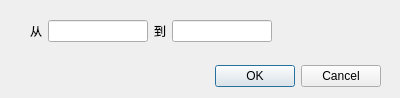
<?xml version="1.0" encoding="UTF-8"?>
<ui version="4.0">
 <class>dlgfromto</class>
 <widget class="QDialog" name="dlgfromto">
  <property name="geometry">
   <rect>
    <x>0</x>
    <y>0</y>
    <width>400</width>
    <height>98</height>
   </rect>
  </property>
  <property name="windowTitle">
   <string>请选择页面区间</string>
  </property>
  <widget class="QDialogButtonBox" name="buttonBox">
   <property name="geometry">
    <rect>
     <x>40</x>
     <y>60</y>
     <width>341</width>
     <height>32</height>
    </rect>
   </property>
   <property name="orientation">
    <enum>Qt::Horizontal</enum>
   </property>
   <property name="standardButtons">
    <set>QDialogButtonBox::Cancel|QDialogButtonBox::Ok</set>
   </property>
  </widget>
  <widget class="QWidget" name="layoutWidget">
   <property name="geometry">
    <rect>
     <x>30</x>
     <y>20</y>
     <width>356</width>
     <height>22</height>
    </rect>
   </property>
   <layout class="QHBoxLayout" name="horizontalLayout">
    <item>
     <widget class="QLabel" name="label">
      <property name="text">
       <string>从</string>
      </property>
     </widget>
    </item>
    <item>
     <widget class="QLineEdit" name="lineEdit">
      <property name="maximumSize">
       <size>
        <width>100</width>
        <height>16777215</height>
       </size>
      </property>
      <property name="inputMask">
       <string>9999</string>
      </property>
     </widget>
    </item>
    <item>
     <widget class="QLabel" name="label_2">
      <property name="text">
       <string>到</string>
      </property>
     </widget>
    </item>
    <item>
     <widget class="QLineEdit" name="lineEdit_2">
      <property name="maximumSize">
       <size>
        <width>100</width>
        <height>16777215</height>
       </size>
      </property>
      <property name="inputMask">
       <string>9999</string>
      </property>
     </widget>
    </item>
    <item>
     <spacer name="horizontalSpacer">
      <property name="orientation">
       <enum>Qt::Horizontal</enum>
      </property>
      <property name="sizeHint" stdset="0">
       <size>
        <width>40</width>
        <height>20</height>
       </size>
      </property>
     </spacer>
    </item>
   </layout>
  </widget>
 </widget>
 <resources/>
 <connections>
  <connection>
   <sender>buttonBox</sender>
   <signal>accepted()</signal>
   <receiver>dlgfromto</receiver>
   <slot>accept()</slot>
   <hints>
    <hint type="sourcelabel">
     <x>248</x>
     <y>254</y>
    </hint>
    <hint type="destinationlabel">
     <x>157</x>
     <y>274</y>
    </hint>
   </hints>
  </connection>
  <connection>
   <sender>buttonBox</sender>
   <signal>rejected()</signal>
   <receiver>dlgfromto</receiver>
   <slot>reject()</slot>
   <hints>
    <hint type="sourcelabel">
     <x>316</x>
     <y>260</y>
    </hint>
    <hint type="destinationlabel">
     <x>286</x>
     <y>274</y>
    </hint>
   </hints>
  </connection>
 </connections>
</ui>
